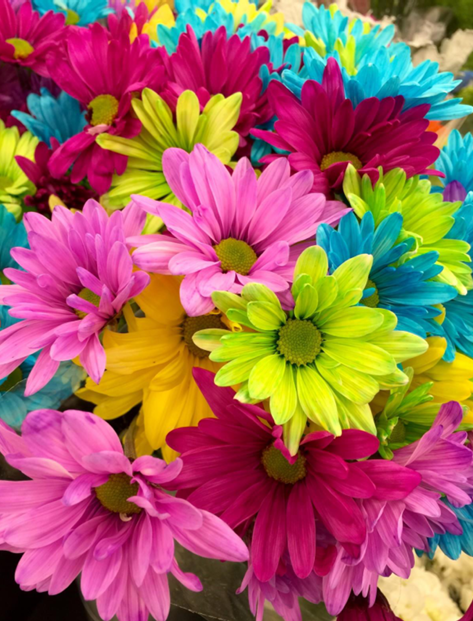
#> input picture dip/Image Processing Lab/requirements/requirement.png, 473 x 621 px, found by its file name
$ python app.py
#> lines starting #> are read from the running program, lines starting #| are printed output that depends on the picture; after the words box and inside, x2 and y2 are one past the last pixel; in counts of white or black regions, pixels touching at a corner belong together
import cv2
import matplotlib.pyplot as plt

def segment_image(image_path, threshold_value=127):
    # Read the image in grayscale
#> called with threshold_value = 127
    image = cv2.imread(image_path, cv2.IMREAD_GRAYSCALE)
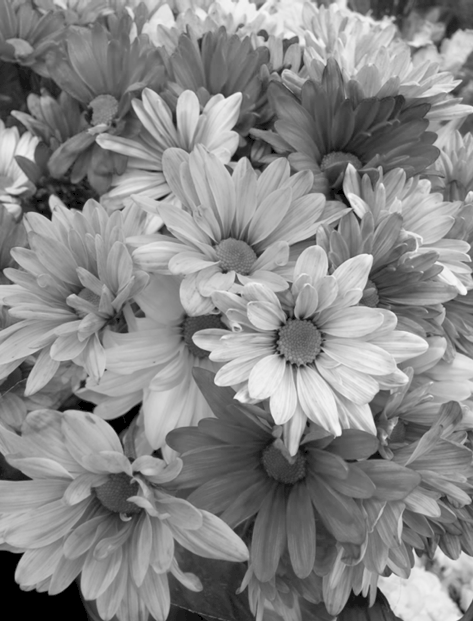
#> image: shape (621, 473); min 0, max 251, mean 135.2

    if image is None:
        print(f"❌ Error: Could not load image from path: {image_path}")
        return

    # Apply binary thresholding
    _, segmented_image = cv2.threshold(image, threshold_value, 255, cv2.THRESH_BINARY)
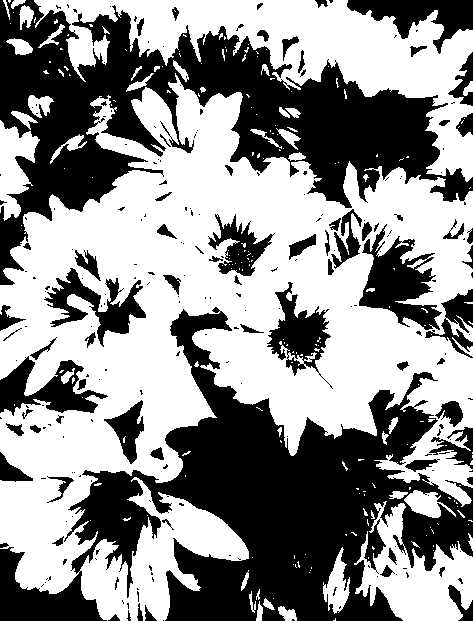
#> segmented_image: shape (621, 473); 56.2% white; 235 black regions (162 under 20 px), largest, box (x1, y1, x2, y2) and area: (0, 307, 473, 621) 55380, (0, 0, 473, 285) 45222, (359, 224, 442, 330) 4078

    # Display original and segmented images
    plt.figure(figsize=(10, 5))
    plt.subplot(1, 2, 1)
    plt.title('Original Image')
    plt.imshow(image, cmap='gray')
    plt.axis('off')

    plt.subplot(1, 2, 2)
    plt.title('Segmented Image')
    plt.imshow(segmented_image, cmap='gray')
    plt.axis('off')

    plt.show()
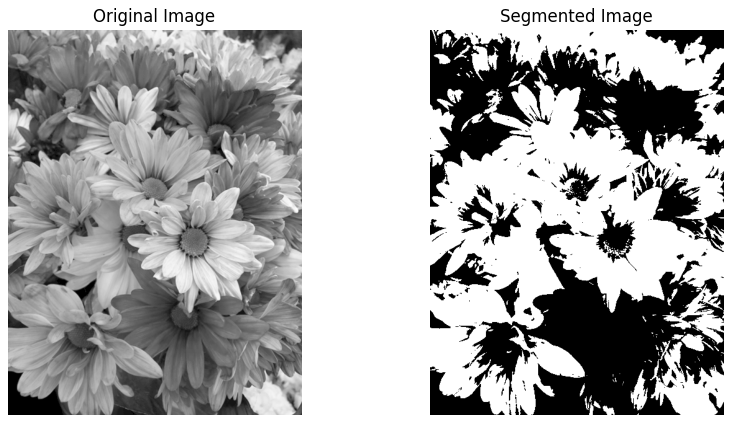
#> figure drawn by matplotlib, 2 panels

segment_image('C:/23054-AI-051/Image Processing Lab/requirements/requirement.png', threshold_value=127)
